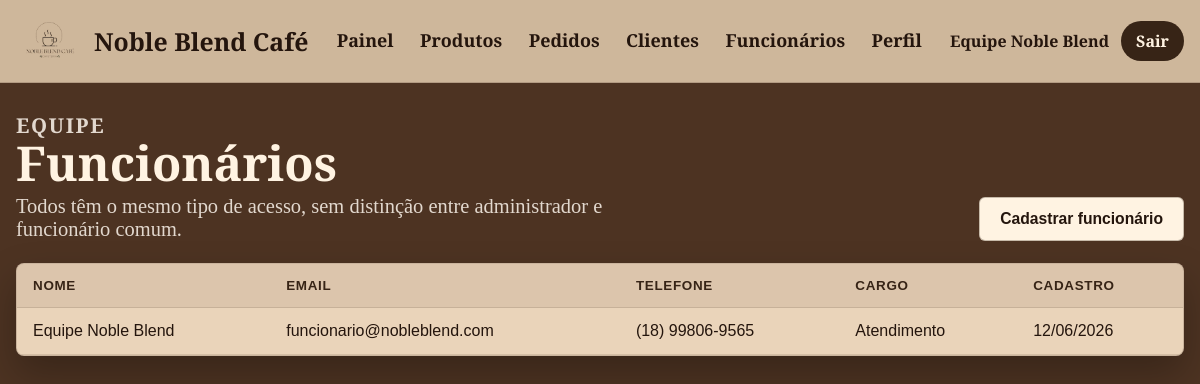
The app's page /view/funcionario_funcionarios.php (signed in) with its own data.
### tables this page shows
CREATE TABLE funcionarios (
  id_funcionario INT AUTO_INCREMENT PRIMARY KEY,
  nome VARCHAR(120) NOT NULL,
  email VARCHAR(140) NOT NULL UNIQUE,
  senha_hash VARCHAR(255) NOT NULL,
  telefone VARCHAR(30) DEFAULT NULL,
  cargo VARCHAR(80) NOT NULL DEFAULT 'Atendimento',
  criado_em TIMESTAMP NOT NULL DEFAULT CURRENT_TIMESTAMP
);

### controller/ViewHelper.php (called while the page is built, shortened)
<?php
if (!function_exists('asset')) {
    function asset($caminho)
    {
        $caminho = ltrim((string) $caminho, '/');
        $base = str_replace('\\', '/', dirname($_SERVER['SCRIPT_NAME'] ?? ''));
        $base = ($base === '/' || $base === '.' || $base === '\\') ? '' : rtrim($base, '/');
        return $base . '/' . $caminho;
    }
}
if (!function_exists('e')) {
    function e($valor)
    {
        return htmlspecialchars((string) $valor, ENT_QUOTES, 'UTF-8');
    }
}

### model/Conexao.php (called while the page is built, shortened)
<?php
class Conexao
{
    private static $conn = null;
    public static function conectar()
    {
        $host = getenv('DB_HOST') ?: 'localhost';
        $usuario = getenv('DB_USER') ?: 'root';
        $senha = getenv('DB_PASS') ?: '';
        $banco = getenv('DB_NAME') ?: 'noble_blend_cafe';
        self::$conn = new mysqli($host, $usuario, $senha, $banco);
        self::$conn->set_charset('utf8mb4');
        return self::$conn;
    }
    public static function preparar($sql, $types = '', $params = array())
    {
        $stmt = self::conectar()->prepare($sql);
        $stmt->execute();
        return $stmt;
    }
    public static function fetchAll($sql, $types = '', $params = array())
    {
        $stmt = self::preparar($sql, $types, $params);
        $result = $stmt->get_result();
        return $result ? $result->fetch_all(MYSQLI_ASSOC) : array();
    }
}

### model/Funcionario.php (called while the page is built, shortened)
<?php
require_once __DIR__ . '/Conexao.php';
class Funcionario
{
    public static function listarTodos()
    {
        return Conexao::fetchAll(
            'SELECT id_funcionario, nome, email, telefone, cargo, criado_em
             FROM funcionarios
             ORDER BY criado_em DESC'
        );
    }
}

### view/funcionario_funcionarios.php (the view, shortened to what this page needs)
<?php
require_once __DIR__ . '/../controller/ViewHelper.php';
require_once __DIR__ . '/../model/Funcionario.php';
$funcionarios = Funcionario::listarTodos();
?>
<!DOCTYPE html>
<html lang="pt-BR">
<head>
    <link rel="stylesheet" href="<?= asset('../css/app.css'); ?>">
</head>
<body class="staff-body">
    <?php include __DIR__ . '/partials/nav_funcionario.php'; ?>
    <main class="staff-shell">
        <section class="section-heading section-heading--top">
            <div>
                <p class="eyebrow">Equipe</p>
                <h1>Funcionários</h1>
                <p>Todos têm o mesmo tipo de acesso, sem distinção entre administrador e funcionário comum.</p>
            </div>
            <a class="btn btn--ghost" href="cadastro_funcionario.php">Cadastrar funcionário</a>
        </section>
        <div class="table-wrap">
            <table class="data-table">
                <thead>
                    <tr>
                        <th>Nome</th>
                        <th>Email</th>
                        <th>Telefone</th>
                        <th>Cargo</th>
                        <th>Cadastro</th>
                    </tr>
                </thead>
                <tbody>
                    <?php foreach ($funcionarios as $funcionario): ?>
                        <tr>
                            <td><?= e($funcionario['nome']); ?></td>
                            <td><?= e($funcionario['email']); ?></td>
                            <td><?= e($funcionario['telefone']); ?></td>
                            <td><?= e($funcionario['cargo']); ?></td>
                            <td><?= date('d/m/Y', strtotime($funcionario['criado_em'])); ?></td>
                        </tr>
                    <?php endforeach; ?>
                </tbody>
            </table>
        </div>
    </main>
</body>
</html>

### css/app.css (style rules this page uses)
:root { --brown-950: #24150d; --brown-900: #372416; --brown-700: #725239; --brown-600: #76543c; --caramel: #d6a06c; --cream: #d4bda1; --paper: #fff3e2; --soft: #ead4ba; --gold: #c8aa4a; --green: #5f6f52; --danger: #9f2f24; --success: #3f6f45; --shadow: 0 18px 38px rgba(0, 0, 0, .26); --title: 'Cormorant', serif; --text: 'Cormorant Upright', serif; }
* { box-sizing: border-box; }
body.app-body, body.staff-body, body.auth-body { min-height: 100vh; margin: 0; background: var(--brown-700); color: var(--paper); font-family: var(--text); }
body.staff-body { background: #4d3322; }
a { color: inherit; text-decoration: none; }
.page-shell, .staff-shell { width: min(1220px, calc(100% - 32px)); margin: 0 auto; padding: 38px 0 80px; }
.staff-shell { padding-top: 28px; }
.eyebrow { margin: 0 0 8px; color: var(--gold); font-family: var(--title); font-size: 1.15rem; font-weight: 700; letter-spacing: .08em; text-transform: uppercase; }
h1, h2, h3 { font-family: var(--title); line-height: 1; }
.btn { min-height: 44px; border: 0; border-radius: 6px; padding: 11px 20px; display: inline-flex; align-items: center; justify-content: center; gap: 8px; background: var(--caramel); color: var(--brown-950); font-family: Arial, sans-serif; font-size: .98rem; font-weight: 700; cursor: pointer; transition: transform .2s ease, filter .2s ease; }
.btn--ghost { border: 1px solid rgba(55, 36, 22, .28); background: var(--paper); color: var(--brown-950); }
.section-heading { margin: 54px 0 22px; display: flex; align-items: end; justify-content: space-between; gap: 24px; }
.section-heading--top { margin-top: 0; }
.section-heading h1, .section-heading h2 { margin: 0 0 8px; color: var(--paper); font-size: clamp(2.4rem, 4vw, 4.2rem); font-weight: 600; }
.section-heading p { margin: 0; max-width: 650px; font-size: 1.28rem; color: rgba(255, 248, 239, .84); }
.filters-panel, .summary-panel, .form-panel, .auth-panel, .empty-state, .table-wrap { border-radius: 8px; background: var(--soft); color: var(--brown-950); border: 1px solid rgba(55, 36, 22, .18); box-shadow: var(--shadow); }
.table-wrap { overflow: auto; }
.data-table { width: 100%; border-collapse: collapse; min-width: 720px; font-family: Arial, sans-serif; }
.data-table th, .data-table td { padding: 14px 16px; border-bottom: 1px solid rgba(55, 36, 22, .12); text-align: left; vertical-align: middle; }
.data-table th { background: rgba(55, 36, 22, .08); color: var(--brown-900); font-size: .84rem; text-transform: uppercase; letter-spacing: .05em; }
.data-table td { color: var(--brown-950); }

### records on screen
funcionarios: nome "Equipe Noble Blend", email "funcionario@nobleblend.com", telefone "(18) 99806-9565", cargo "Atendimento", criado_em "12/06/2026"

### other values on screen
$funcionarioNomeNav "Equipe Noble Blend"
